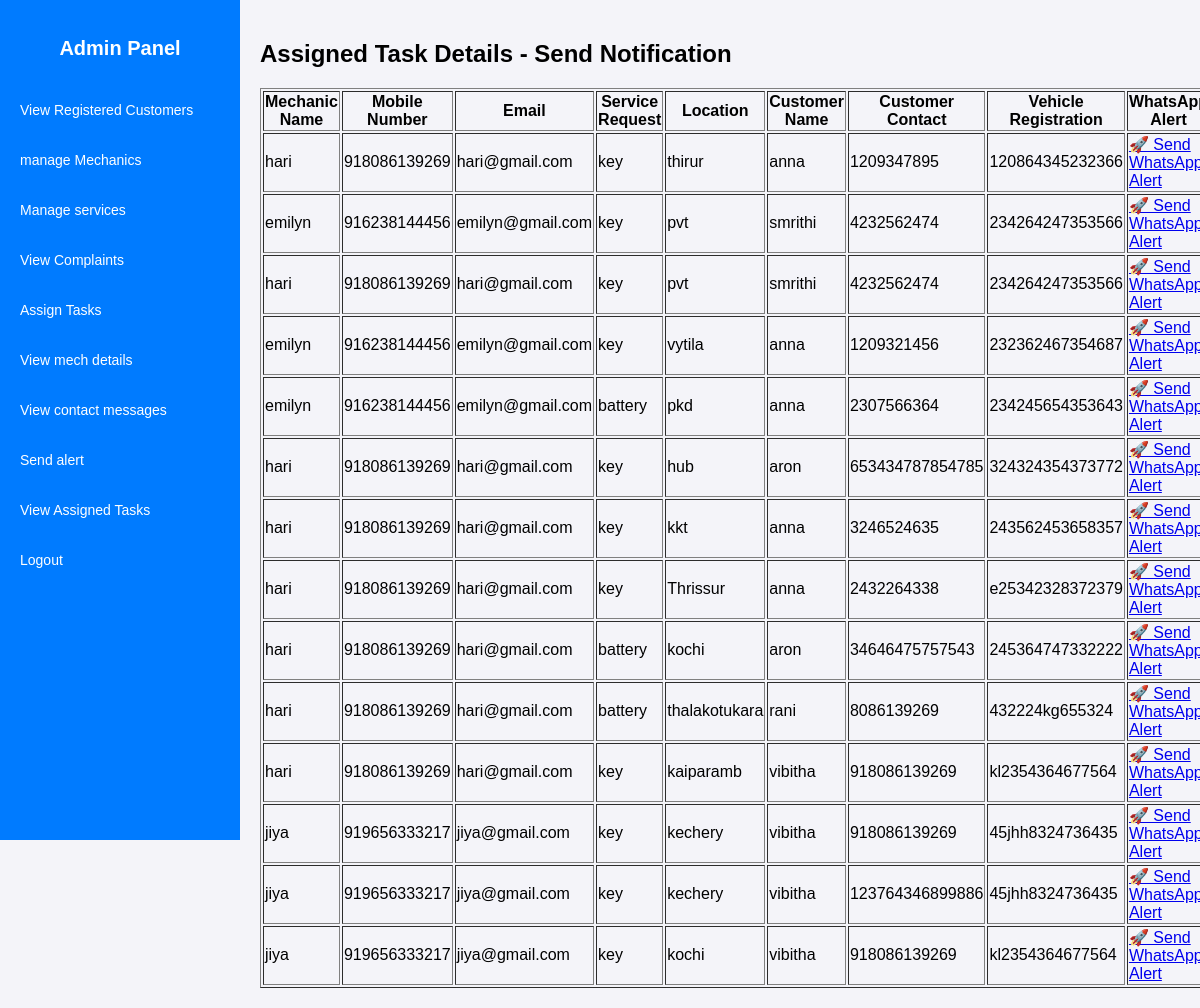
The app's page /send-messages/ (signed in), older data.
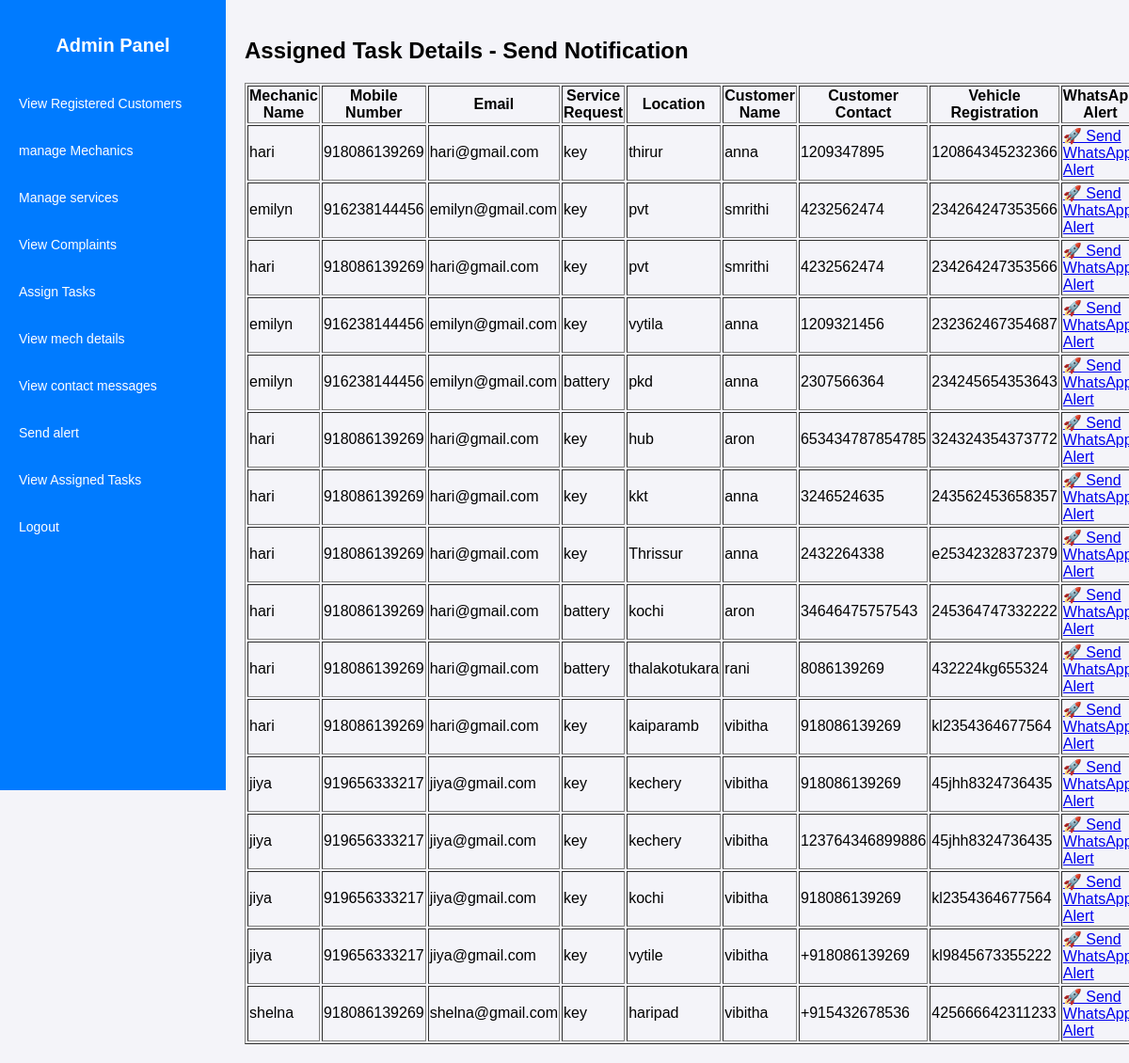
The same page, newer data.
### Home/models.py (models this page shows, shortened)
class TaskAssignment(models.Model):
    user = models.ForeignKey(User, on_delete=models.CASCADE)  # Customer
    service_request = models.ForeignKey('ServiceRequest', on_delete=models.CASCADE)
    mechanic = models.ForeignKey('MechanicProfile', on_delete=models.CASCADE)
    assigned_date = models.DateTimeField(auto_now_add=True)
    status_choices = [('Pending', 'Pending'), ('In Progress', 'In Progress'), ('Completed', 'Completed')]
    status = models.CharField(max_length=20, choices=status_choices, default='Pending')

class MechanicProfile(models.Model):
    user = models.OneToOneField(User, on_delete=models.CASCADE)  # Links profile to User
    first_name = models.CharField(max_length=255)
    last_name = models.CharField(max_length=255)
    date_of_birth = models.DateField(null=True, blank=True)
    email = models.EmailField()#unique=True)
    gender_choices = [('Male', 'Male'), ('Female', 'Female'), ('Other', 'Other')]
    gender = models.CharField(max_length=10, choices=gender_choices)
    profile_picture = models.ImageField(upload_to='mechanic_profiles/', null=True, blank=True)
    contact_no = models.CharField(
        max_length=15,
        validators=[RegexValidator(regex=r'^\d{10,15}$', message="Enter a valid number ")],
    )
    aadhar_id = models.CharField(
        max_length=12,
        validators=[RegexValidator(regex=r'^\d{12}$', message="Aadhar number must be exactly 12 digits")],
    )
    alternate_contact = models.CharField(max_length=15, blank=True, null=True)
    experience = models.PositiveIntegerField(null=True, blank=True)
    address = models.TextField()
    state = models.CharField(max_length=255)
    city = models.CharField(max_length=255)
    district = models.CharField(max_length=255)
    specialization = models.ForeignKey('ServiceProvided', on_delete=models.SET_NULL, null=True)

class ServiceRequest(models.Model):
    user = models.ForeignKey(User, on_delete=models.CASCADE)  # Logged-in user
    service = models.ForeignKey(ServiceProvided, on_delete=models.CASCADE)
    name = models.CharField(max_length=255)
    email = models.EmailField()
    contact_number = models.CharField(max_length=15)
    location = models.CharField(max_length=255)
    state = models.CharField(max_length=100)
    city = models.CharField(max_length=100)
    vehicle_reg_number = models.CharField(max_length=15)

class ServiceProvided(models.Model):
    name = models.CharField(max_length=255)
    picture = models.ImageField(upload_to='services/')  # Main picture
    short_description = models.TextField()
    long_description = models.TextField()
    points_to_remember = models.TextField()
    additional_picture = models.ImageField(upload_to='services/', blank=True, null=True)  # Additional Picture

### Home/views.py (the view)
# urls.py: path('send-messages/', views.see_taskdetails, name='alert_msg'),
@user_passes_test(lambda u: u.is_superuser)  # Only admin can access
def see_taskdetails(request):
    assigned_tasks = TaskAssignment.objects.select_related('mechanic', 'service_request', 'user').all()
    return render(request, 'send_notif.html', {'assigned_tasks': assigned_tasks})

### templates/send_notif.html
{% extends "base_admin.html" %}
{% block content %}
<h2>Assigned Task Details - Send Notification</h2>
<table border="1">
    <thead>
        <tr>
            <th>Mechanic Name</th>
            <th>Mobile Number</th>
            <th>Email</th>
            <th>Service Request</th>
            <th>Location</th>
            <th>Customer Name</th>
            <th>Customer Contact</th>
            <th>Vehicle Registration</th>
            <th>WhatsApp Alert</th>
        </tr>
    </thead>
    <tbody>
        {% for task in assigned_tasks %}
        <tr>
            <td>{{ task.mechanic.user.username }}</td>
            <td>{{ task.mechanic.contact_no  }}</td>
            <td>{{ task.mechanic.email }}</td>
            <td>{{ task.service_request.service.name }}</td>
            <td>{{ task.service_request.location }}</td>
            <td>{{ task.user.username }}</td>
            <td>{{ task.service_request.contact_number }}</td>
            <td>{{ task.service_request.vehicle_reg_number }}</td>
            <td>
                <a href="https://wa.me/{{ task.mechanic.contact_no }}?text=Hello {{ task.mechanic.user.username }}, you have been assigned a service request.
                Customer Name: {{ task.user.username }},
                Service: {{ task.service_request.service.name }},
                Location: {{ task.service_request.location }},
                Contact: {{ task.service_request.contact_number }},
                Vehicle Reg. No: {{ task.service_request.vehicle_reg_number }}"
                target="_blank">
                    🚀 Send WhatsApp Alert
                </a>
            </td>
        </tr>
        {% endfor %}
    </tbody>
</table>
{% endblock %}

### templates/base_admin.html (shortened to what this page needs)
<!DOCTYPE html>
<html lang="en">
<head>
</head>
<body>
    <div class="sidebar">
        <h2>Admin Panel</h2>
        <a href="{% url 'registered_customers' %}">View Registered Customers</a>
        <a href="{% url 'manage_mechanic' %}">manage  Mechanics</a>
        <a href="{% url 'manage_service' %}">Manage services</a>
        <a href="{% url 'view_request' %}">View Complaints</a>
        <a href="{% url 'assign_task' %}">Assign Tasks</a>
        <a href="{% url 'view_mechanic_details' %}">View mech details</a>
        <a href="{% url 'admin_contact_messages' %}">View contact messages</a>
        <a href="{% url 'notification_menu' %}">Send alert</a>
        <a href="{% url 'view_task_details' %}">View Assigned Tasks</a>
        <a href="{% url 'adminlogout' %}">Logout</a>
    </div>
    <div class="main-content">
        {% block content %}{% endblock %}
    </div>
</body>
</html>

### templates/base_admin.html (style rules this page uses)
body { margin: 0; font-family: Arial, sans-serif; background-color: #f4f4f9; }
.sidebar { width: 220px; height: 100vh; position: fixed; top: 0; left: 0; background-color: #007bff; color: white; padding: 20px 10px; }
.sidebar h2 { text-align: center; margin-bottom: 30px; font-size: 20px; font-weight: bold; }
.sidebar a { display: block; color: white; text-decoration: none; padding: 12px 10px; border-radius: 5px; margin-bottom: 10px; font-size: 14px; transition: background-color 0.3s; }
.main-content { margin-left: 240px; padding: 20px; }

Row changes from the older to the newer data that the page shows:
added TaskAssignment: mechanic.user.username "jiya", mechanic.contact_no "919656333217", mechanic.email "jiya@gmail.com", service_request.service.name "key", service_request.location "vytile", user.username "vibitha", service_request.contact_number "+918086139269", service_request.vehicle_reg_number "kl9845673355222"
added TaskAssignment: mechanic.user.username "shelna", mechanic.contact_no "918086139269", mechanic.email "shelna@gmail.com", service_request.service.name "key", service_request.location "haripad", user.username "vibitha", service_request.contact_number "+915432678536", service_request.vehicle_reg_number "425666642311233"
